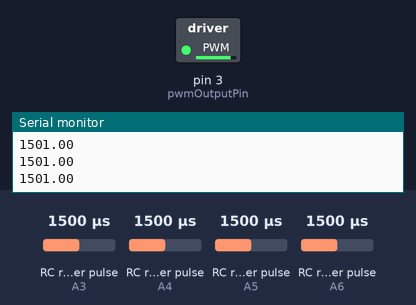
A sketch run on a simulated Arduino Nano, built with avr-gcc and run on an emulated ATmega328P. Parts: switched loads named in the sketch (green lamp = pin HIGH), the last lines printed to the serial monitor. Wiring (inferred from the names in the program): 4 × RC receiver channel: data A3 / data A4 / data A5 / data A6. Inputs (shaded band) come from the test bench; at power-on: RC receiver pulse (sensors on A3, A4, A5, A6) 1500 µs.

Above: at 1.2 s.
1.3 s: RC receiver pulse (sensor on A3) set to 1774 µs
At 1.7 s:
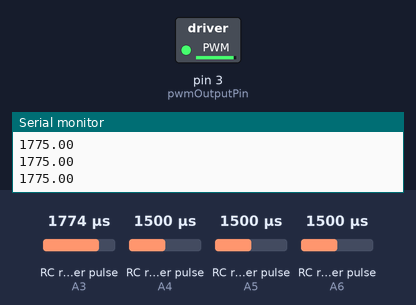
2.8 s: RC receiver pulse (sensor on A3) set to 1791 µs
At 4.0 s:
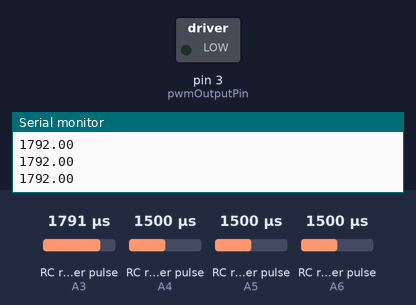
4.3 s: RC receiver pulse (sensor on A3) set to 1980 µs
At 5.2 s:
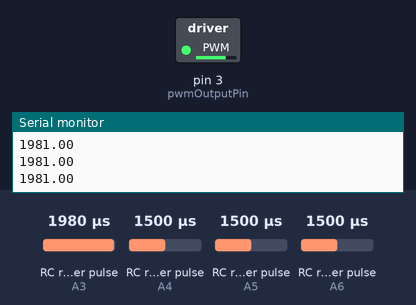
5.8 s: RC receiver pulse (sensor on A3) set to 1500 µs
At 6.3 s:
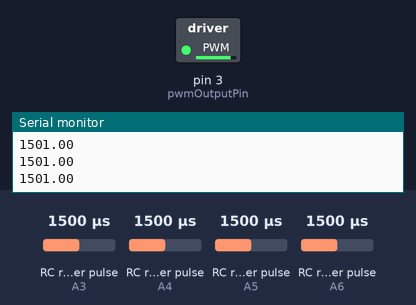
Timing chart, 0 to 8.3 s (numbered marks = the images above; inputs shaded):
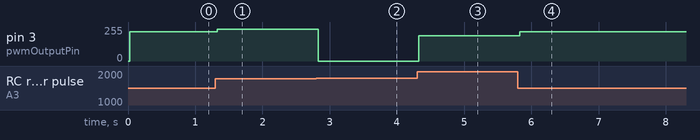

The sketch:

single_motor_remote.ino
```cpp
const int pwmInputPin = A3;    // Analog pin used as digital input
const int pwmOutputPin = 3;    // Digital pin with PWM capability

int channelPins[4]={A3,A4,A5,A6};
float ReceiverValue[]={0,0,0,0};

int readChannel(int channelInput){
  int ch = pulseIn(channelInput, HIGH, 30000);
  return constrain(ch, 1000, 2000);
}

void read_receiver(void){
  for(int i = 0; i<4; i++){
    ReceiverValue[i] = readChannel(channelPins[i]);
  }
}

void setup() {
  for(int i = 0; i<4; i++){
    pinMode(channelPins[i], INPUT);
  }
  pinMode(pwmOutputPin, OUTPUT);

  Serial.begin(115200);
  Serial.println("BEGINNING");
}

void loop() {
  read_receiver();
  Serial.println(ReceiverValue[0]);
  analogWrite(3, ReceiverValue[0]);

}
```

Measured:
- the behaviour switches between 1790 and 1791 µs on RC receiver pulse (sensor on A3) (found by bisection; images 1 and 2)
- after the input at 1.3 s, pin 3 (pwmOutputPin): 221/255 → 239/255 at once
- after the input at 2.8 s, pin 3 (pwmOutputPin): 239/255 → 0/255 at once
- after the input at 4.3 s, pin 3 (pwmOutputPin): 0/255 → 189/255 at once
- after the input at 5.8 s, pin 3 (pwmOutputPin): 189/255 → 221/255 at once
